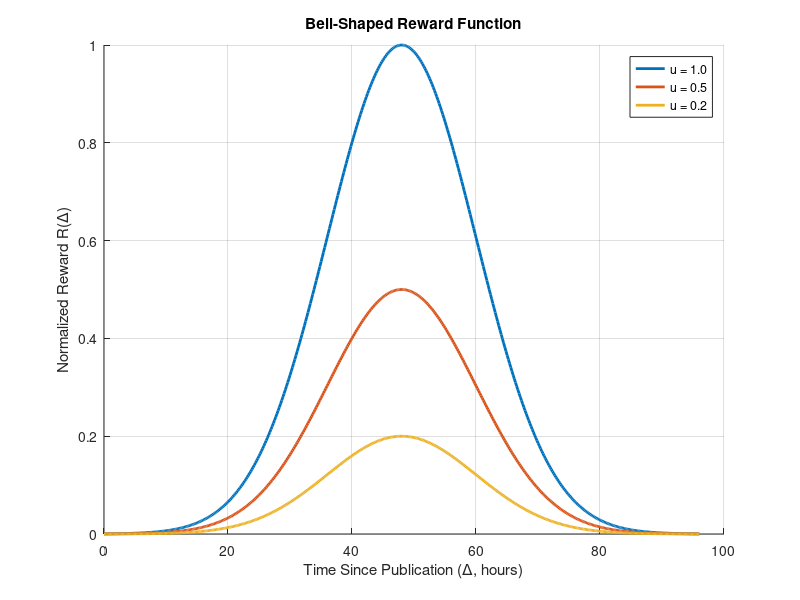
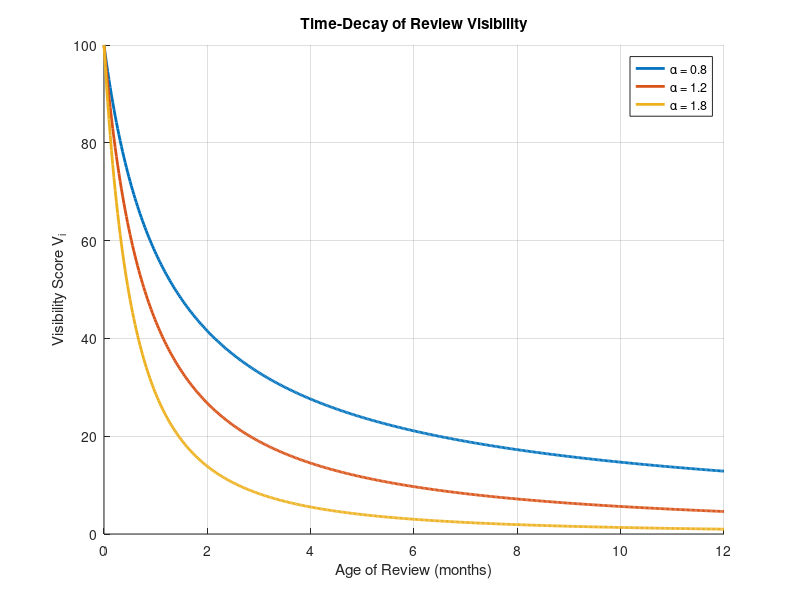
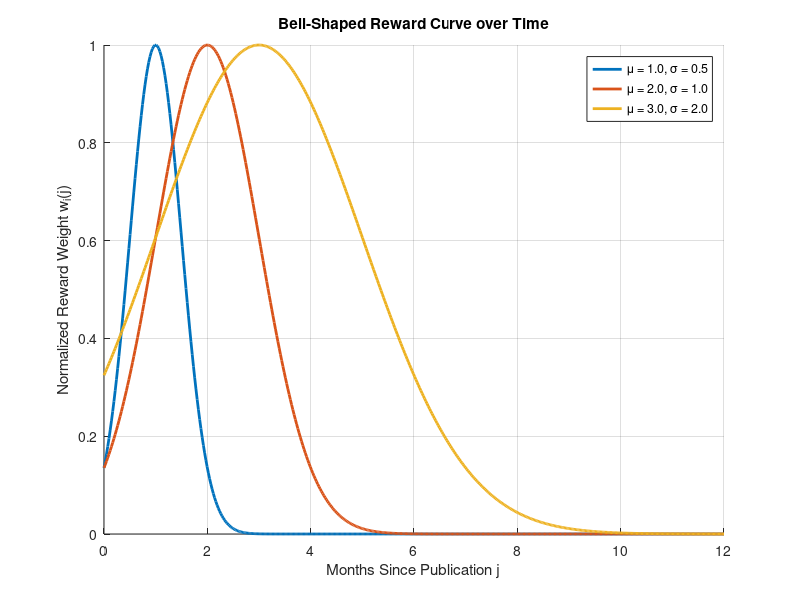

MATLAB code to generate these figures, in order:
% Bell-Shaped Reward Function Visualization in MATLAB

% Parameters (tweak these!)
R_max = 1.0;        % Maximum reward at the peak
mu    = 48;         % Time (hours) at which reward peaks
sigma = 12;         % Controls width of the peak

% Time axis: from 0 to, say, twice the peak time
delta = linspace(0, 2*mu, 500);

% Example normalized usefulness values
usefulness = [1.0, 0.5, 0.2];

% Prepare figure
figure;
hold on;

% Plot one curve per usefulness level
colors = lines(numel(usefulness));
for i = 1:numel(usefulness)
    u = usefulness(i);
    T = exp(-((delta - mu).^2) / (2 * sigma^2));   % Gaussian time factor
    R = R_max * u .* T;                             % Full reward curve
    plot(delta, R, 'Color', colors(i,:), 'LineWidth', 2, ...
         'DisplayName', sprintf('u = %.1f', u));
end

% Annotate
xlabel('Time Since Publication (\Delta, hours)');
ylabel('Normalized Reward R(\Delta)');
title('Bell-Shaped Reward Function');
legend('Location','best');
grid on;
hold off;

%%
%% Visibility Decay Visualization
% V_i = S ./ ((t + 1).^alpha)

% Example parameters
S = 100;                     % example net score 
alphas = [0.8, 1.2, 1.8];    % decay exponents to compare

% Time axis in months (0 to 12)
t = linspace(0, 12, 500);

% Plot
figure;
hold on;
for k = 1:numel(alphas)
    alpha = alphas(k);
    V = S ./ ((t + 1).^alpha);
    plot(t, V, 'LineWidth', 2, ...
         'DisplayName', sprintf('\\alpha = %.1f', alpha));
end
xlabel('Age of Review (months)');
ylabel('Visibility Score V_i');
title('Time‑Decay of Review Visibility');
legend('Location','best');
grid on;
hold off;


%% Gaussian Reward Curve Visualization
% w(j) = exp(-((j - mu).^2) / (2 * sigma^2))

% Example parameters
mu_vals    = [1, 2, 3];     % peak months
sigma_vals = [0.5, 1, 2];   % spreads

% Month axis (0 to 12)
j = linspace(0, 12, 500);

% Plot
figure;
hold on;
for k = 1:numel(mu_vals)
    mu    = mu_vals(k);
    sigma = sigma_vals(k);
    w = exp(-((j - mu).^2) ./ (2 * sigma^2));
    plot(j, w, 'LineWidth', 2, ...
         'DisplayName', sprintf('\\mu = %.1f, \\sigma = %.1f', mu, sigma));
end
xlabel('Months Since Publication j');
ylabel('Normalized Reward Weight w_i(j)');
title('Bell‑Shaped Reward Curve over Time');
legend('Location','best');
grid on;
hold off;
